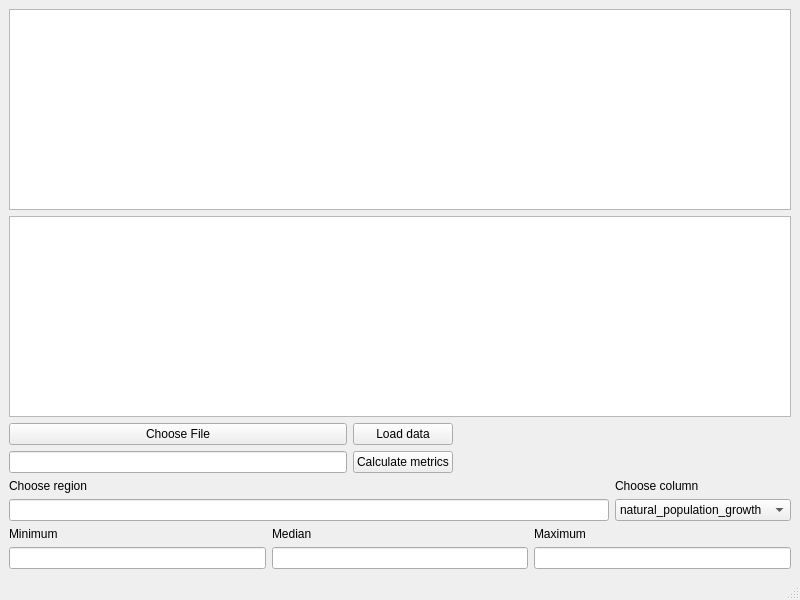
<?xml version="1.0" encoding="UTF-8"?>
<ui version="4.0">
 <class>MainWindow</class>
 <widget class="QMainWindow" name="MainWindow">
  <property name="geometry">
   <rect>
    <x>0</x>
    <y>0</y>
    <width>800</width>
    <height>600</height>
   </rect>
  </property>
  <property name="windowTitle">
   <string>MainWindow</string>
  </property>
  <widget class="QWidget" name="centralwidget">
   <layout class="QVBoxLayout" name="verticalLayout">
    <item>
     <layout class="QVBoxLayout" name="verticalLayout_9">
      <item>
       <widget class="QTableWidget" name="tableWidget">
        <property name="editTriggers">
         <set>QAbstractItemView::EditTrigger::NoEditTriggers</set>
        </property>
       </widget>
      </item>
      <item>
       <widget class="QGraphicsView" name="graphicsView"/>
      </item>
      <item>
       <layout class="QHBoxLayout" name="horizontalLayout_4"/>
      </item>
     </layout>
    </item>
    <item>
     <layout class="QHBoxLayout" name="horizontalLayout_2">
      <item>
       <layout class="QVBoxLayout" name="verticalLayout_6">
        <item>
         <widget class="QPushButton" name="chooseFileButton">
          <property name="text">
           <string>Choose File</string>
          </property>
         </widget>
        </item>
        <item>
         <widget class="QLineEdit" name="fileNameLineEdit">
          <property name="text">
           <string/>
          </property>
          <property name="readOnly">
           <bool>true</bool>
          </property>
         </widget>
        </item>
       </layout>
      </item>
      <item>
       <layout class="QVBoxLayout" name="verticalLayout_5">
        <item>
         <widget class="QPushButton" name="loadDataButton">
          <property name="text">
           <string>Load data</string>
          </property>
         </widget>
        </item>
        <item>
         <widget class="QPushButton" name="calculateMetricsButton">
          <property name="text">
           <string>Calculate metrics</string>
          </property>
         </widget>
        </item>
       </layout>
      </item>
      <item>
       <spacer name="horizontalSpacer">
        <property name="orientation">
         <enum>Qt::Orientation::Horizontal</enum>
        </property>
        <property name="sizeHint" stdset="0">
         <size>
          <width>40</width>
          <height>20</height>
         </size>
        </property>
       </spacer>
      </item>
     </layout>
    </item>
    <item>
     <layout class="QHBoxLayout" name="horizontalLayout_3">
      <item>
       <layout class="QVBoxLayout" name="verticalLayout_8">
        <item>
         <widget class="QLabel" name="chooseRegionLabel">
          <property name="text">
           <string>Choose region</string>
          </property>
         </widget>
        </item>
        <item>
         <widget class="QLineEdit" name="regionLineEdit"/>
        </item>
       </layout>
      </item>
      <item>
       <layout class="QVBoxLayout" name="verticalLayout_7">
        <item>
         <widget class="QLabel" name="chooseColumnLabel">
          <property name="text">
           <string>Choose column</string>
          </property>
         </widget>
        </item>
        <item>
         <widget class="QComboBox" name="columnComboBox">
          <item>
           <property name="text">
            <string>natural_population_growth</string>
           </property>
          </item>
          <item>
           <property name="text">
            <string>birth_rate</string>
           </property>
          </item>
          <item>
           <property name="text">
            <string>death_rate</string>
           </property>
          </item>
          <item>
           <property name="text">
            <string>gdw</string>
           </property>
          </item>
          <item>
           <property name="text">
            <string>urbanization</string>
           </property>
          </item>
         </widget>
        </item>
       </layout>
      </item>
     </layout>
    </item>
    <item>
     <layout class="QHBoxLayout" name="horizontalLayout">
      <item>
       <layout class="QVBoxLayout" name="verticalLayout_3">
        <item>
         <widget class="QLabel" name="minLabel">
          <property name="text">
           <string>Minimum</string>
          </property>
         </widget>
        </item>
        <item>
         <widget class="QLineEdit" name="minLineEdit">
          <property name="readOnly">
           <bool>true</bool>
          </property>
         </widget>
        </item>
       </layout>
      </item>
      <item>
       <layout class="QVBoxLayout" name="verticalLayout_2">
        <item>
         <widget class="QLabel" name="medianLabel">
          <property name="text">
           <string>Median</string>
          </property>
         </widget>
        </item>
        <item>
         <widget class="QLineEdit" name="medianLineEdit">
          <property name="readOnly">
           <bool>true</bool>
          </property>
         </widget>
        </item>
       </layout>
      </item>
      <item>
       <layout class="QVBoxLayout" name="verticalLayout_4">
        <item>
         <widget class="QLabel" name="maxLabel">
          <property name="text">
           <string>Maximum</string>
          </property>
         </widget>
        </item>
        <item>
         <widget class="QLineEdit" name="maxLineEdit">
          <property name="readOnly">
           <bool>true</bool>
          </property>
         </widget>
        </item>
       </layout>
      </item>
     </layout>
    </item>
   </layout>
  </widget>
  <widget class="QMenuBar" name="menubar">
   <property name="geometry">
    <rect>
     <x>0</x>
     <y>0</y>
     <width>800</width>
     <height>25</height>
    </rect>
   </property>
  </widget>
  <widget class="QStatusBar" name="statusbar"/>
 </widget>
 <resources/>
 <connections/>
</ui>
